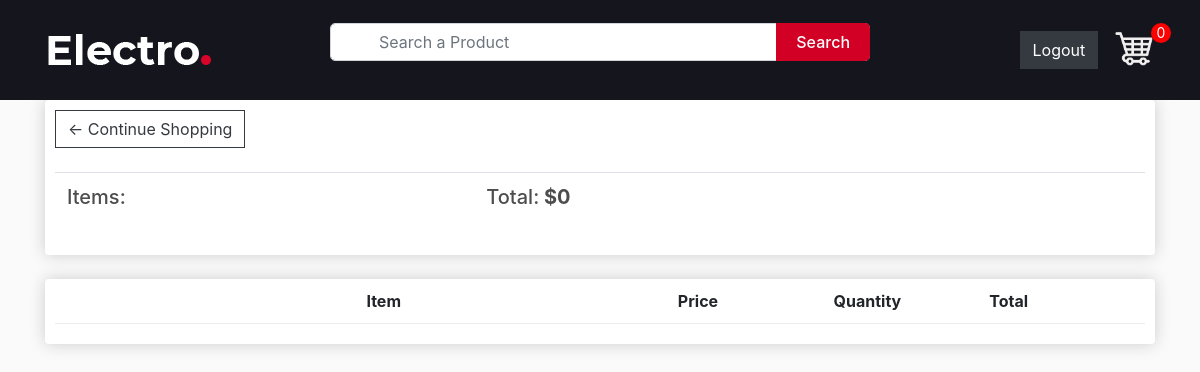
The app's page /cart/ (signed in), older data.
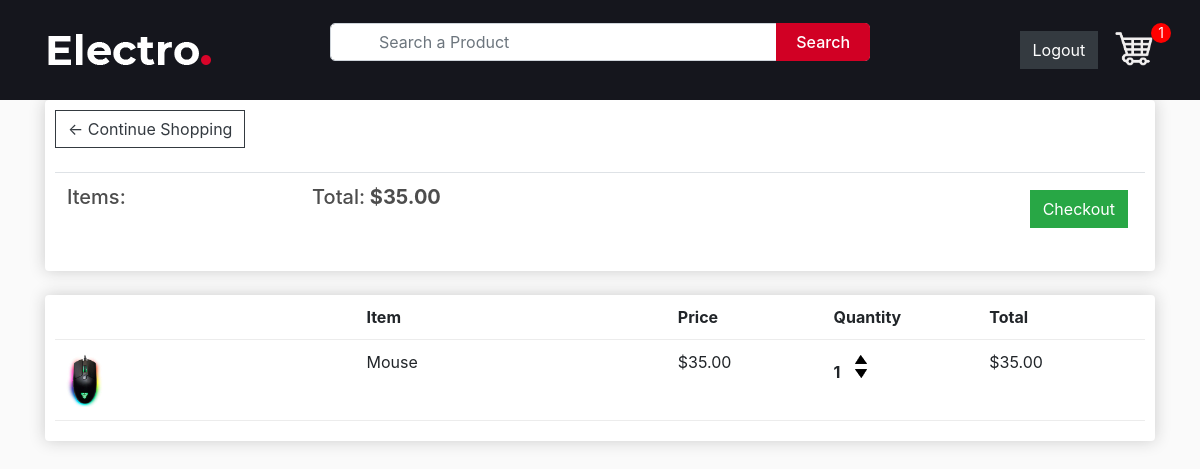
The same page, newer data.
### store/models.py (models this page shows, shortened)
class Order(models.Model):
    customer = models.ForeignKey(Customer, on_delete=models.CASCADE, blank=True, null=True)
    items = models.ManyToManyField(OrderItem)
    date_orderd = models.DateTimeField(auto_now_add=True)
    ordered = models.BooleanField(default=False, null=False, blank=False)
    being_delivered = models.BooleanField(default=False)
    transaction_id = models.CharField(max_length=200, null=True)
    total_price = models.FloatField(max_length=200, null=True) #added
    sphipping_address = models.ForeignKey('ShippingAddress', on_delete=models.SET_NULL, blank=True, null=True)
    def get_total(self):
        total = 0
        for order_items in self.items.all():
            total = total + order_items.get_total_item_price
        return total
    @property
    def get_cart_items(self):
        total = 0
        for order_item in self.items.all():
            total += order_item.quantity
        return total

class OrderItem(models.Model):
    customer = models.ForeignKey(Customer, on_delete=models.CASCADE, blank=True, null=True)
    product = models.ForeignKey(Product, on_delete=models.CASCADE, null=True)
    quantity = models.IntegerField(default=0, null=True, blank=True)
    ordered = models.BooleanField(default=False)
    @property
    def get_total_item_price(self):
        total = self.product.price * self.quantity
        return total

class Product(models.Model):
    name = models.CharField(max_length=200, null=True)
    price = models.DecimalField(max_digits=7, decimal_places=2)
    digital = models.BooleanField(default=False, null=True, blank=False)
    image = models.ImageField(null=True, blank=True)
    status = models.BooleanField(default=False, null=True, blank=False) #changed
    description = models.TextField(max_length=1000, null=True, blank=True) #added
    @property
    def imageURL(self):
        try:
            url = self.image.url
        except:
            url = ''
        return url

### store/views.py (the view)
# urls.py: path('cart/', views.cart, name="cart"),
@login_required(login_url='login')
def cart(request):
    try:
        customer = get_object_or_404(Customer, user=request.user)
        order = Order.objects.get(customer=customer, ordered=False)
        context = {
            'object': order
        }
        return render(request, 'store/cart.html', context)
    except ObjectDoesNotExist:
        messages.warning(request, "You do not have an active order")
        return redirect("/")

### context_processors/context_processors.py (called while the page is built, shortened)
def total_cart_items(request):
    if request.user.is_authenticated:
        customer = request.user.customer
        order, created = Order.objects.get_or_create(customer = customer, ordered=False)
        cartItems = order.get_cart_items
    return {'totalCartItems':cartItems}

### store/templates/store/cart.html
{% extends 'store/header.html' %}
{% load static %}
{% block content %}
	<div class="container">
		<div class="row">
			<div class="col-lg-12">
				<div class="box-element">
					<a  class="btn btn-outline-dark" href="{% url 'store' %}">&#x2190; Continue Shopping</a>
					<br>
					<br>
					<table class="table">
						<tr>
							<th><h5>Items:<strong></strong></h5></th>
							<th><h5>Total:<strong> ${{object.get_total}}</strong></h5></th>
							<th>
								{% if object.get_total %}
								<a  style="float:right; margin:5px;" class="btn btn-success" href="{% url 'checkout' %}">Checkout</a>
								{% endif %}
							</th>
						</tr>
					</table>
				</div>
				<br>
				<div class="box-element">
					<div class="cart-row">
						<div style="flex:2"></div>
						<div style="flex:2"><strong>Item</strong></div>
						<div style="flex:1"><strong>Price</strong></div>
						<div style="flex:1"><strong>Quantity</strong></div>
						<div style="flex:1"><strong>Total</strong></div>
					</div>
					{% for item in object.items.all %}
					<div class="cart-row">
						<div style="flex:2"><img class="row-image" src="{{item.product.imageURL}}"></div>
						<div style="flex:2"><p>{{item.product.name}}</p></div>
						<div style="flex:1"><p>${{item.product.price|floatformat:2}}</p></div>
						<div style="flex:1">
							<p class="quantity">{{item.quantity}}</p>
							<div class="quantity">
								<a href="{% url 'add_to_cart' item.product.id %}"><img class="chg-quantity" src="{% static  'images/arrow-up.png' %}"></a>
								<a href="{% url 'remove_from_cart' item.product.id %}"><img class="chg-quantity" src="{% static  'images/arrow-down.png' %}"></a>
							</div>
						</div>
						<div style="flex:1"><p>${{item.get_total_item_price}}</p></div>
					</div>
					{% endfor %}
				</div>
			</div>
		</div>
	</div>
{% endblock content %}

Row changes from the older to the newer data that the page shows:
removed Order: get_total "0"
added Order: get_total "35.00"
added OrderItem: product.imageURL (picture), product.name "Mouse", product.price "35.00", quantity "1", get_total_item_price "35.00"
Text that changed along with them:
{{ totalCartItems }}: "0" → "1"
text now shown: "Checkout"
